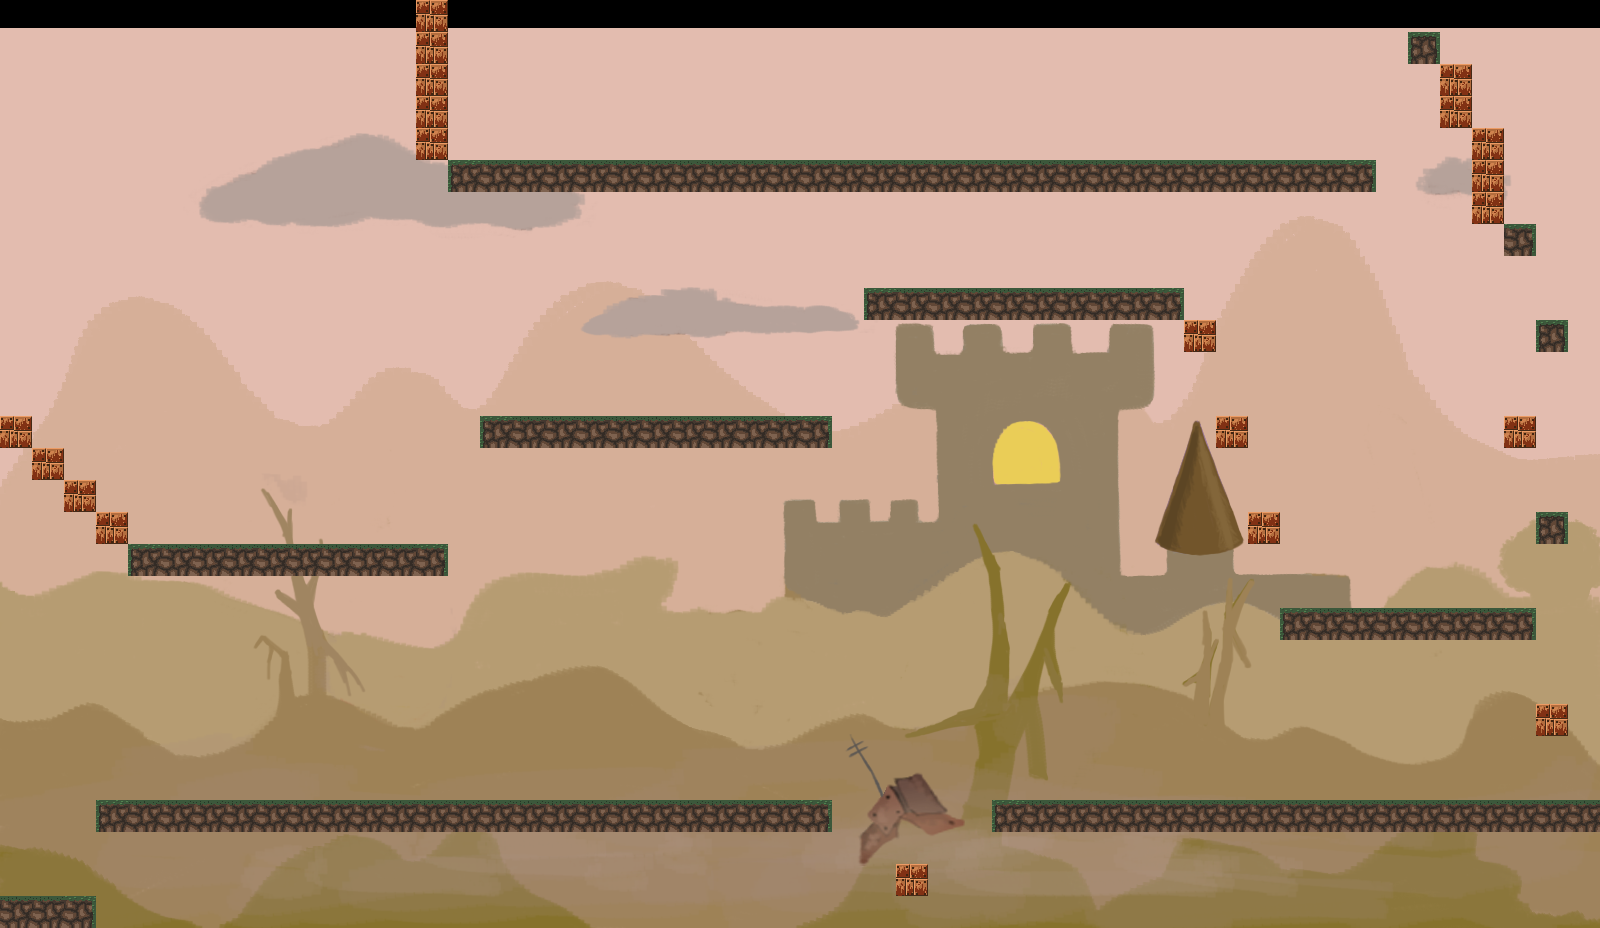

The image is a tile-based game level rendered from a .tmx file. Its description and complete source (layers, tilesets, objects, tile grids) follow:
An orthogonal 50x29 tile map with 32x32 px tiles, 1 tile layer (Слой тайлов 1), 1 image layer and 35 objects.

<map version="1.2" tiledversion="1.2.3" orientation="orthogonal" renderorder="left-down" width="50" height="29" tilewidth="32" tileheight="32" infinite="0" nextlayerid="6" nextobjectid="41">
 <tileset firstgid="1" name="SpriteSheet" tilewidth="32" tileheight="32" tilecount="8" columns="8">
  <image source="SpriteSheet.png" width="256" height="32" />
 </tileset>
 <imagelayer id="2" name="Bg" offsetx="0" offsety="28">
  <image source="Game/BgLevel1Loc3.png" width="1600" height="900" />
 </imagelayer>
 <layer id="1" name="Слой тайлов 1" width="50" height="29">
  <data encoding="csv">
0,0,0,0,0,0,0,0,0,0,0,0,0,2,0,0,0,0,0,0,0,0,0,0,0,0,0,0,0,0,0,0,0,0,0,0,0,0,0,0,0,0,0,0,0,0,0,0,0,0,
0,0,0,0,0,0,0,0,0,0,0,0,0,2,0,0,0,0,0,0,0,0,0,0,0,0,0,0,0,0,0,0,0,0,0,0,0,0,0,0,0,0,0,0,7,0,0,0,0,0,
0,0,0,0,0,0,0,0,0,0,0,0,0,2,0,0,0,0,0,0,0,0,0,0,0,0,0,0,0,0,0,0,0,0,0,0,0,0,0,0,0,0,0,0,0,2,0,0,0,0,
0,0,0,0,0,0,0,0,0,0,0,0,0,2,0,0,0,0,0,0,0,0,0,0,0,0,0,0,0,0,0,0,0,0,0,0,0,0,0,0,0,0,0,0,0,2,0,0,0,0,
0,0,0,0,0,0,0,0,0,0,0,0,0,2,0,0,0,0,0,0,0,0,0,0,0,0,0,0,0,0,0,0,0,0,0,0,0,0,0,0,0,0,0,0,0,0,2,0,0,0,
0,0,0,0,0,0,0,0,0,0,0,0,0,0,5,4,4,4,4,4,4,4,4,4,4,4,4,4,4,4,4,4,4,4,4,4,4,4,4,4,4,4,8,0,0,0,2,0,0,0,
0,0,0,0,0,0,0,0,0,0,0,0,0,0,0,0,0,0,0,0,0,0,0,0,0,0,0,0,0,0,0,0,0,0,0,0,0,0,0,0,0,0,0,0,0,0,2,0,0,0,
0,0,0,0,0,0,0,0,0,0,0,0,0,0,0,0,0,0,0,0,0,0,0,0,0,0,0,0,0,0,0,0,0,0,0,0,0,0,0,0,0,0,0,0,0,0,0,8,0,0,
0,0,0,0,0,0,0,0,0,0,0,0,0,0,0,0,0,0,0,0,0,0,0,0,0,0,0,0,0,0,0,0,0,0,0,0,0,0,0,0,0,0,0,0,0,0,0,0,0,0,
0,0,0,0,0,0,0,0,0,0,0,0,0,0,0,0,0,0,0,0,0,0,0,0,0,0,0,5,4,4,4,4,4,4,4,4,8,0,0,0,0,0,0,0,0,0,0,0,0,0,
0,0,0,0,0,0,0,0,0,0,0,0,0,0,0,0,0,0,0,0,0,0,0,0,0,0,0,0,0,0,0,0,0,0,0,0,0,2,0,0,0,0,0,0,0,0,0,0,7,0,
0,0,0,0,0,0,0,0,0,0,0,0,0,0,0,0,0,0,0,0,0,0,0,0,0,0,0,0,0,0,0,0,0,0,0,0,0,0,0,0,0,0,0,0,0,0,0,0,0,0,
0,0,0,0,0,0,0,0,0,0,0,0,0,0,0,0,0,0,0,0,0,0,0,0,0,0,0,0,0,0,0,0,0,0,0,0,0,0,0,0,0,0,0,0,0,0,0,0,0,0,
2,0,0,0,0,0,0,0,0,0,0,0,0,0,0,5,4,4,4,4,4,4,4,4,4,8,0,0,0,0,0,0,0,0,0,0,0,0,2,0,0,0,0,0,0,0,0,2,0,0,
0,2,0,0,0,0,0,0,0,0,0,0,0,0,0,0,0,0,0,0,0,0,0,0,0,0,0,0,0,0,0,0,0,0,0,0,0,0,0,0,0,0,0,0,0,0,0,0,0,0,
0,0,2,0,0,0,0,0,0,0,0,0,0,0,0,0,0,0,0,0,0,0,0,0,0,0,0,0,0,0,0,0,0,0,0,0,0,0,0,0,0,0,0,0,0,0,0,0,0,0,
0,0,0,2,0,0,0,0,0,0,0,0,0,0,0,0,0,0,0,0,0,0,0,0,0,0,0,0,0,0,0,0,0,0,0,0,0,0,0,2,0,0,0,0,0,0,0,0,7,0,
0,0,0,0,5,4,4,4,4,4,4,4,4,8,0,0,0,0,0,0,0,0,0,0,0,0,0,0,0,0,0,0,0,0,0,0,0,0,0,0,0,0,0,0,0,0,0,0,0,0,
0,0,0,0,0,0,0,0,0,0,0,0,0,0,0,0,0,0,0,0,0,0,0,0,0,0,0,0,0,0,0,0,0,0,0,0,0,0,0,0,0,0,0,0,0,0,0,0,0,0,
0,0,0,0,0,0,0,0,0,0,0,0,0,0,0,0,0,0,0,0,0,0,0,0,0,0,0,0,0,0,0,0,0,0,0,0,0,0,0,0,5,4,4,4,4,4,4,8,0,0,
0,0,0,0,0,0,0,0,0,0,0,0,0,0,0,0,0,0,0,0,0,0,0,0,0,0,0,0,0,0,0,0,0,0,0,0,0,0,0,0,0,0,0,0,0,0,0,0,0,0,
0,0,0,0,0,0,0,0,0,0,0,0,0,0,0,0,0,0,0,0,0,0,0,0,0,0,0,0,0,0,0,0,0,0,0,0,0,0,0,0,0,0,0,0,0,0,0,0,0,0,
0,0,0,0,0,0,0,0,0,0,0,0,0,0,0,0,0,0,0,0,0,0,0,0,0,0,0,0,0,0,0,0,0,0,0,0,0,0,0,0,0,0,0,0,0,0,0,0,2,0,
0,0,0,0,0,0,0,0,0,0,0,0,0,0,0,0,0,0,0,0,0,0,0,0,0,0,0,0,0,0,0,0,0,0,0,0,0,0,0,0,0,0,0,0,0,0,0,0,0,0,
0,0,0,0,0,0,0,0,0,0,0,0,0,0,0,0,0,0,0,0,0,0,0,0,0,0,0,0,0,0,0,0,0,0,0,0,0,0,0,0,0,0,0,0,0,0,0,0,0,0,
0,0,0,5,4,4,4,4,4,4,4,4,4,4,4,4,4,4,4,4,4,4,4,4,4,8,0,0,0,0,0,5,4,4,4,4,4,4,4,4,4,4,4,4,4,4,4,4,4,4,
0,0,0,0,0,0,0,0,0,0,0,0,0,0,0,0,0,0,0,0,0,0,0,0,0,0,0,0,0,0,0,0,0,0,0,0,0,0,0,0,0,0,0,0,0,0,0,0,0,0,
0,0,0,0,0,0,0,0,0,0,0,0,0,0,0,0,0,0,0,0,0,0,0,0,0,0,0,0,2,0,0,0,0,0,0,0,0,0,0,0,0,0,0,0,0,0,0,0,0,0,
4,4,8,0,0,0,0,0,0,0,0,0,0,0,0,0,0,0,0,0,0,0,0,0,0,0,0,0,0,0,0,0,0,0,0,0,0,0,0,0,0,0,0,0,0,0,0,0,0,0
</data>
 </layer>
 <objectgroup id="3" name="Ground">
  <object id="1" x="0" y="896" width="96" height="32" />
  <object id="2" x="96" y="800" width="736" height="32" />
  <object id="3" x="992" y="800" width="608" height="32" />
  <object id="4" x="896" y="864" width="32" height="32" />
  <object id="5" x="1280" y="608" width="256" height="32" />
  <object id="6" x="1536" y="704" width="32" height="32" />
  <object id="7" x="1248" y="512" width="32" height="32" />
  <object id="8" x="1216" y="416" width="32" height="32" />
  <object id="9" x="1184" y="320" width="32" height="32" />
  <object id="10" x="1536" y="512" width="32" height="32" />
  <object id="11" x="1504" y="416" width="32" height="32" />
  <object id="12" x="1536" y="320" width="32" height="32" />
  <object id="13" x="1504" y="224" width="32" height="32" />
  <object id="14" x="1472" y="128" width="32" height="96" />
  <object id="15" x="1440" y="64" width="32" height="64" />
  <object id="16" x="1408" y="32" width="32" height="32" />
  <object id="17" x="480" y="416" width="352" height="32" />
  <object id="18" x="864" y="288" width="320" height="32" />
  <object id="19" x="128" y="544" width="320" height="32" />
  <object id="20" x="0" y="416" width="32" height="32" />
  <object id="21" x="32" y="448" width="32" height="32" />
  <object id="22" x="64" y="480" width="32" height="32" />
  <object id="23" x="96" y="512" width="32" height="32" />
  <object id="24" x="416" y="0" width="32" height="160" />
  <object id="25" x="448" y="160" width="928" height="32" />
 </objectgroup>
 <objectgroup id="4" name="Walls">
  <object id="26" x="1600" y="-96" height="1024" />
  <object id="27" x="0" y="-96" height="1024" />
 </objectgroup>
 <objectgroup id="5" name="Block">
  <object id="29" x="832" y="640" height="192" />
  <object id="30" x="992" y="640" height="192" />
  <object id="33" x="864" y="192" height="128" />
  <object id="34" x="1184" y="192" height="128" />
  <object id="35" x="480" y="320" height="128" />
  <object id="36" x="832" y="320" height="128" />
  <object id="37" x="448" y="448" height="128" />
  <object id="38" x="1376" y="64" height="128" />
 </objectgroup>
</map>
